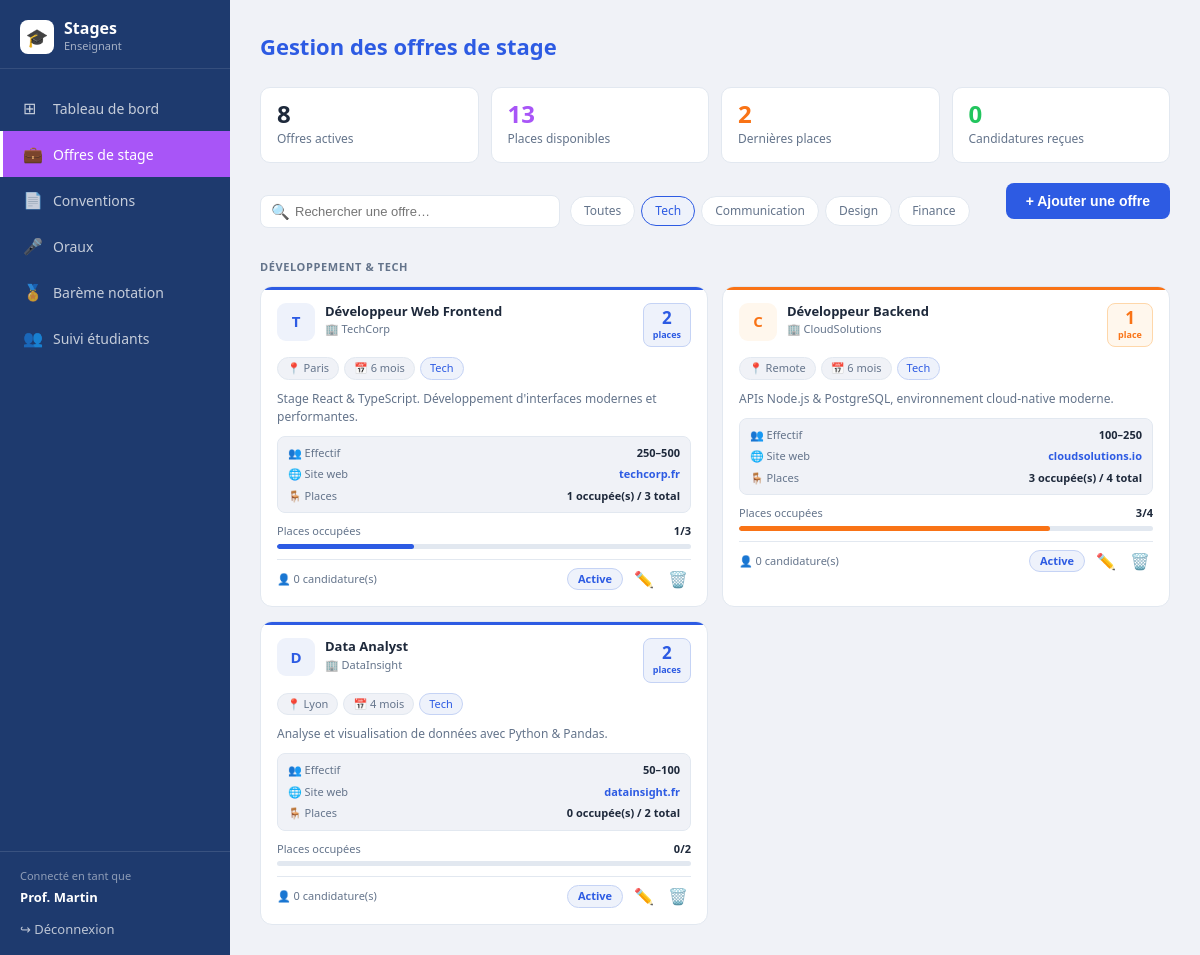
The app's page /offre.php?cat=Tech (signed in) with its own data.
### tables this page shows
CREATE TABLE IF NOT EXISTS offres (
  id                  INT UNSIGNED AUTO_INCREMENT PRIMARY KEY,
  titre               VARCHAR(200)  NOT NULL,
  entreprise          VARCHAR(150)  NOT NULL,
  lieu                VARCHAR(100),
  duree               VARCHAR(50),
  description         TEXT,
  categorie           VARCHAR(50)   DEFAULT 'Tech',
  effectif            VARCHAR(50),
  site_web            VARCHAR(100),
  places_total        INT           DEFAULT 1,
  places_disponibles  INT           DEFAULT 1,
  statut              ENUM('active','inactive') DEFAULT 'active',
  creee_par           INT UNSIGNED,
  created_at          DATETIME DEFAULT CURRENT_TIMESTAMP,
  FOREIGN KEY (creee_par) REFERENCES utilisateurs(id) ON DELETE SET NULL
);

### auth.php (called while the page is built, shortened)
<?php
function h(string $s): string {
    return htmlspecialchars($s, ENT_QUOTES, 'UTF-8');
}

### offre.php (the view, shortened to what this page needs)
<?php
require_once __DIR__ . '/../../includes/auth.php';
require_once __DIR__ . '/../../includes/db.php';
require_once __DIR__ . '/../../includes/sidebar.php';
$search = trim($_GET['q']   ?? '');
$filtre = trim($_GET['cat'] ?? 'tous');
$sql = "SELECT o.*, (SELECT COUNT(*) FROM candidatures c WHERE c.offre_id=o.id) AS nb_candidatures FROM offres o WHERE 1=1";
$params = [];
if (!in_array($filtre, ['tous',''])) {
    $sql .= " AND o.categorie = ?";
    $params[] = $filtre;
}
$sql .= " ORDER BY o.categorie, o.created_at DESC";
$stmt = $pdo->prepare($sql);
$stmt->execute($params);
$offres_db = $stmt->fetchAll();
$nb_actives   = $pdo->query("SELECT COUNT(*) FROM offres WHERE statut='active'")->fetchColumn();
$nb_places    = $pdo->query("SELECT COALESCE(SUM(places_disponibles),0) FROM offres WHERE statut='active'")->fetchColumn();
$nb_urgentes  = $pdo->query("SELECT COUNT(*) FROM offres WHERE places_disponibles=1 AND statut='active'")->fetchColumn();
$nb_cands     = $pdo->query("SELECT COUNT(*) FROM candidatures")->fetchColumn();
$par_cat = [];
foreach ($offres_db as $o) {
    $par_cat[$o['categorie'] ?? 'Autres'][] = $o;
}
$cat_labels = ['Tech'=>'Développement & Tech','Communication'=>'Communication & Marketing','Design'=>'Design','Finance'=>'Finance & Gestion','Autres'=>'Autres'];
$filtres = ['tous'=>'Toutes','Tech'=>'Tech','Communication'=>'Communication','Design'=>'Design','Finance'=>'Finance'];
?>
<!DOCTYPE html>
<html lang="fr">
<head>
  <link rel="stylesheet" href="../../css/style.css">
</head>
<body>
<div class="app-layout">
  <main class="main-content">
    <h1 class="page-title">Gestion des offres de stage</h1>
    <div class="stats-row">
      <div class="stat-c">
        <div class="stat-n"><?= (int)$nb_actives ?></div>
        <div class="stat-l">Offres actives</div>
      </div>
      <div class="stat-c pink">
        <div class="stat-n"><?= (int)$nb_places ?></div>
        <div class="stat-l">Places disponibles</div>
      </div>
      <div class="stat-c orange">
        <div class="stat-n"><?= (int)$nb_urgentes ?></div>
        <div class="stat-l">Dernières places</div>
      </div>
      <div class="stat-c green">
        <div class="stat-n"><?= (int)$nb_cands ?></div>
        <div class="stat-l">Candidatures reçues</div>
      </div>
    </div>
    <div class="top-bar">
      <form method="GET" style="display:contents">
        <div class="sw">
          <span class="si">🔍</span>
          <input type="text" name="q" placeholder="Rechercher une offre…"
                 value="<?= h($search) ?>" onchange="this.form.submit()">
        </div>
      </form>
      <div class="filtres">
        <?php foreach ($filtres as $val => $label):
          $qs = $search ? '&q='.urlencode($search) : '';
        ?>
          <a href="?cat=<?= urlencode($val) ?><?= $qs ?>"
             class="fb <?= $filtre===$val?'on':'' ?>"><?= h($label) ?></a>
        <?php endforeach; ?>
      </div>
      <button class="btn-add" style="margin-left:auto" onclick="openModal()">
        + Ajouter une offre
      </button>
    </div>
    <?php if (empty($offres_db)): ?>
      <div style="text-align:center;padding:60px 20px;color:var(--gray-text)">
        <div style="font-size:40px;margin-bottom:12px">🔍</div>
        <p>Aucune offre trouvée.</p>
      </div>
    <?php else: ?>
      <?php foreach ($par_cat as $cat => $offres): ?>
        <div class="cat-title"><?= h($cat_labels[$cat] ?? $cat) ?></div>
        <div class="offres-grid">
          <?php foreach ($offres as $offre):
            $dispo  = (int)($offre['places_disponibles'] ?? 1);
            $total  = (int)($offre['places_total']       ?? 1);
            $nb_c   = (int)($offre['nb_candidatures']    ?? 0);
            $complet= $dispo <= 0;
            $urgent = !$complet && $dispo === 1;
            $col    = $complet ? 'gr' : ($urgent ? 'or' : 'bl');
            $pct    = $total > 0 ? round((($total-$dispo)/$total)*100) : 100;
            $init   = mb_strtoupper(mb_substr($offre['entreprise'],0,1));
            $logo_col = match($cat) { 'Communication','Design'=>'gn', 'Finance'=>'am', default=>$col };
          ?>
          <div class="kard <?= $col ?>">
            <div class="kh">
              <div class="klogo <?= $logo_col ?>"><?= $init ?></div>
              <div class="ktb">
                <div class="ktit"><?= h($offre['titre']) ?></div>
                <div class="kco">🏢 <?= h($offre['entreprise']) ?></div>
              </div>
              <div class="pbadge <?= $col ?>">
                <span class="pnb"><?= $dispo ?></span>
                <span class="plb"><?= $complet?'Complet':($dispo>1?'places':'place') ?></span>
              </div>
            </div>
            <div class="ktags">
              <span class="ktag">📍 <?= h($offre['lieu']) ?></span>
              <span class="ktag">📅 <?= h($offre['duree']) ?></span>
              <span class="ktag ktag-cat"><?= h($offre['categorie'] ?? '') ?></span>
            </div>
            <div class="kdesc"><?= h($offre['description']) ?></div>
            <div class="cinfo">
              <?php if (!empty($offre['effectif'])): ?>
                <div class="crow">
                  <span class="crow-l">👥 Effectif</span>
                  <span class="crow-r"><?= h($offre['effectif']) ?></span>
                </div>
              <?php endif; ?>
              <?php if (!empty($offre['site_web'])): ?>
                <div class="crow">
                  <span class="crow-l">🌐 Site web</span>
                  <span class="crow-r"><a href="https://<?= h($offre['site_web']) ?>" target="_blank"><?= h($offre['site_web']) ?></a></span>
                </div>
              <?php endif; ?>
              <div class="crow">
                <span class="crow-l">🪑 Places</span>
                <span class="crow-r"><?= $total-$dispo ?> occupée(s) / <?= $total ?> total</span>
              </div>
            </div>
            <div class="pbar-w">
              <div class="pbar-l">
                <span>Places occupées</span>
                <span><?= $total-$dispo ?>/<?= $total ?></span>
              </div>
              <div class="pbar">
                <div class="pbar-f <?= $col ?>" style="width:<?= $pct ?>%"></div>
              </div>
            </div>
            <div class="kfoot">
              <span class="kcands">👤 <?= $nb_c ?> candidature(s)</span>
              <div class="kact">
                <?php if ($complet): ?>
                  <span class="badge-complet">Complet</span>
                <?php else: ?>
                  <span class="badge-active">Active</span>
                <?php endif; ?>
                <a href="?action=editer&id=<?= $offre['id'] ?>" class="ic-btn ic-edit" title="Modifier">✏️</a>
                <a href="?action=supprimer&id=<?= $offre['id'] ?>"
                   class="ic-btn ic-del" title="Supprimer"
                   onclick="return confirm('Supprimer cette offre ?')">🗑️</a>
              </div>
            </div>
          </div>
          <?php endforeach; ?>
        </div>
      <?php endforeach; ?>
    <?php endif; ?>
  </main>
</div>
</body>
</html>

### style.css (style rules this page uses)
:root { --blue-dark: #1e3a6e; --blue-main: #2d5be3; --blue-light: #eef2fb; --blue-border: #c5d3f5; --pink-main: #a855f7; --pink-light: #fdf4ff; --pink-border: #e9d5ff; --gray-bg: #f0f2f7; --gray-border: #e2e8f0; --gray-text: #64748b; --text-main: #1e293b; --white: #ffffff; --green: #22c55e; --orange: #f97316; --red: #ef4444; --sidebar-w: 230px; }
* { box-sizing: border-box; margin: 0; padding: 0; }
body { font-family: 'Segoe UI', system-ui, sans-serif; background: var(--gray-bg); color: var(--text-main); font-size: 14px; line-height: 1.5; }
a { text-decoration: none; color: inherit; }
.app-layout { display: flex; min-height: 100vh; }
.main-content { margin-left: var(--sidebar-w); flex: 1; padding: 30px; min-height: 100vh; }
.page-title { font-size: 22px; font-weight: 700; color: var(--blue-main); margin-bottom: 24px; }
.badge-active { background: var(--blue-light); color: var(--blue-main); border: 1px solid var(--blue-border); }
.btn-add { display: inline-flex; align-items: center; gap: 8px; padding: 10px 20px; background: var(--blue-main); color: white; border: none; border-radius: 8px; font-size: 14px; font-weight: 600; cursor: pointer; margin-bottom: 20px; transition: background .2s; }

### records on screen
offres: entreprise "T", titre "Développeur Web Frontend", entreprise "TechCorp", places_disponibles "2", lieu "Paris", duree "6 mois", categorie "Tech", description "Stage React & TypeScript. Développement d'interfaces modernes et performantes.", effectif "250–500", site_web "techcorp.fr", $total-$dispo "1", places_total "3", nb_c "0", shows "Active"
offres: entreprise "C", titre "Développeur Backend", entreprise "CloudSolutions", places_disponibles "1", lieu "Remote", duree "6 mois", categorie "Tech", description "APIs Node.js & PostgreSQL, environnement cloud-native moderne.", effectif "100–250", site_web "cloudsolutions.io", $total-$dispo "3", places_total "4", nb_c "0", shows "Active"
offres: entreprise "D", titre "Data Analyst", entreprise "DataInsight", places_disponibles "2", lieu "Lyon", duree "4 mois", categorie "Tech", description "Analyse et visualisation de données avec Python & Pandas.", effectif "50–100", site_web "datainsight.fr", $total-$dispo "0", places_total "2", nb_c "0", shows "Active"

### other values on screen
$roleLabel "Enseignant"
$item['icon'] "⊞"
$item['label'] "Tableau de bord"
$item['icon'] "💼"
$item['label'] "Offres de stage"
$item['icon'] "📄"
$item['label'] "Conventions"
$item['icon'] "🎤"
$item['label'] "Oraux"
$item['icon'] "🏅"
$item['label'] "Barème notation"
$item['icon'] "👥"
$item['label'] "Suivi étudiants"
$user['nom'] "Prof. Martin"
$nb_actives "8"
